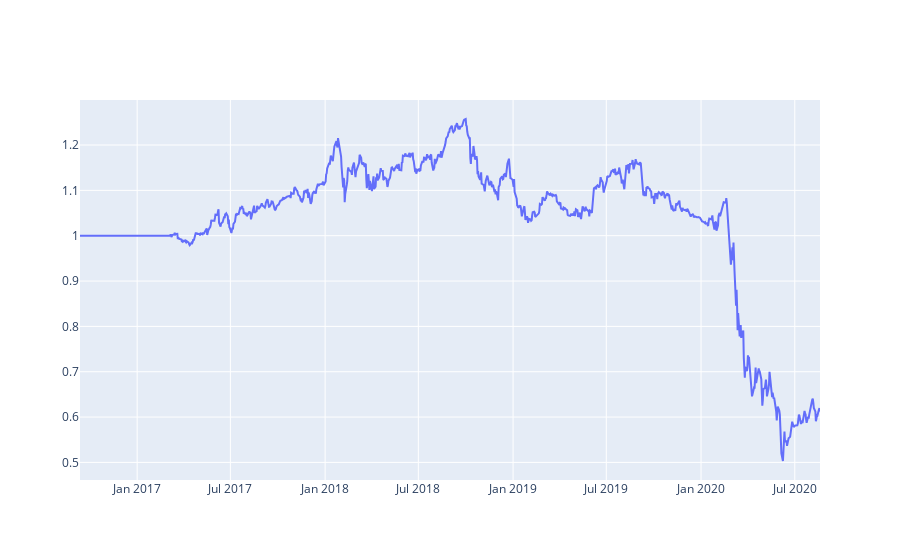

This figure's notebook cell:
### Markdown cell above
The results is good. Now, let's optimize entire output, using this idea:

### Code cell
top_period = 60
top_size = 60
top_step = 60

output_per_asset = output/abs(output)
stats_per_asset = qnstats.calc_stat(data, output_per_asset, per_asset=True, max_periods=top_period)
ranks = (-stats_per_asset.sel(field='sharpe_ratio')).rank('asset')

top_output = output.copy(True)
top_output[:] = 0

for offset in range(top_period - 1, len(ranks), top_step):
    start_date = ranks.time[offset].values
    end_date = ranks.time[min(offset + top_step - 1, len(ranks.time) - 1)].values
    rank = ranks.loc[start_date]
    top = rank.where(rank <= top_size).dropna('asset').asset
    top_output.loc[start_date:end_date, top] = output.loc[start_date:end_date, top]
    
# normalization
top_output = top_output / abs(top_output).sum('asset')
    
#calc stat
top_stats = qnstats.calc_stat(data, top_output)

# display stat
display(top_stats.to_pandas().tail())


# draw performance chart
performance = top_stats.loc[:,"equity"]
fig = go.Figure(data = [
    go.Scatter(
        x=performance.time.to_pandas(),
        y=performance,
        hovertext='performance',
    )
])
fig.update_yaxes(fixedrange=False) # unlock vertical scrolling
fig.show()

### Figure 1 — Plotly figure (JSON) as saved in the notebook; plotly's stock layout.template omitted (floating-point values rounded to 4 significant figures; data arrays with more than 128 entries replaced by an {"elided": "..."} marker saying what was removed)
{"data": [{"hovertext": "performance", "type": "scatter", "x": {"elided": "992 str values"}, "y": {"elided": "992 float values"}}], "layout": {"yaxis": {"fixedrange": false}}}
